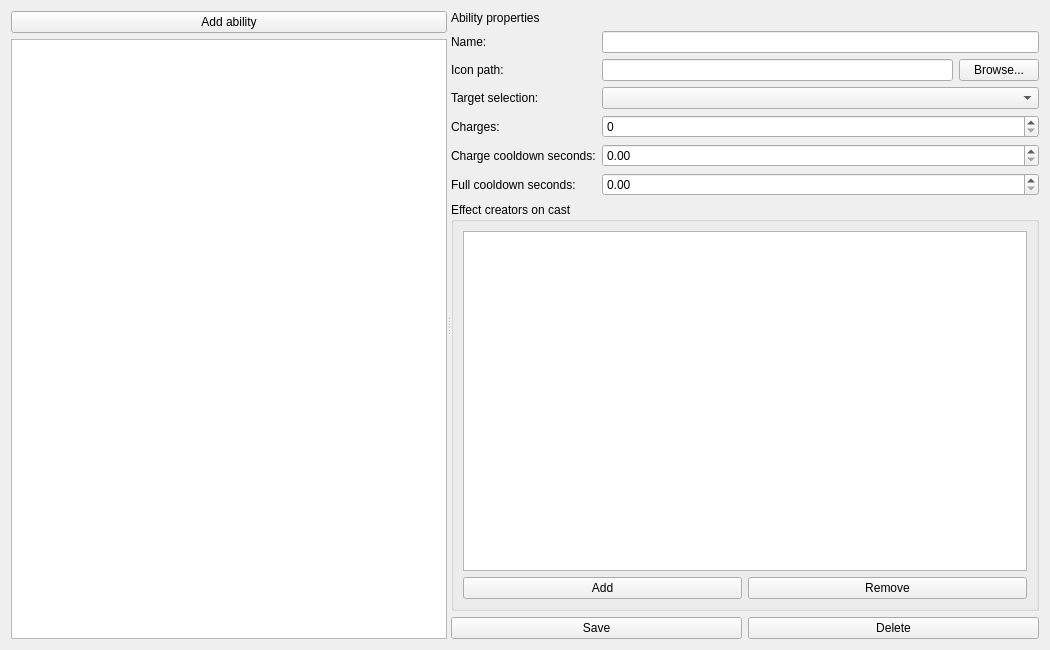
<?xml version="1.0" encoding="UTF-8"?>
<ui version="4.0">
 <class>AbilityEditor</class>
 <widget class="QWidget" name="AbilityEditor">
  <property name="geometry">
   <rect>
    <x>0</x>
    <y>0</y>
    <width>1050</width>
    <height>650</height>
   </rect>
  </property>
  <layout class="QHBoxLayout" name="horizontalLayout">
   <item>
    <widget class="QSplitter" name="splitter">
     <property name="orientation">
      <enum>Qt::Horizontal</enum>
     </property>
     <widget class="QWidget" name="leftPanel">
      <layout class="QVBoxLayout" name="leftLayout">
       <item><widget class="QPushButton" name="addAbilityButton"><property name="text"><string>Add ability</string></property></widget></item>
       <item><widget class="QListWidget" name="abilityList"/></item>
      </layout>
     </widget>
     <widget class="QWidget" name="rightPanel">
      <layout class="QVBoxLayout" name="rightLayout">
       <item><widget class="QLabel" name="editorTitle"><property name="text"><string>Ability properties</string></property></widget></item>
       <item>
        <layout class="QFormLayout" name="propertiesForm">
         <item row="0" column="0"><widget class="QLabel" name="nameLabel"><property name="text"><string>Name:</string></property></widget></item>
         <item row="0" column="1"><widget class="QLineEdit" name="nameEdit"/></item>
          <item row="1" column="0"><widget class="QLabel" name="iconPathLabel"><property name="text"><string>Icon path:</string></property></widget></item>
          <item row="1" column="1">
           <layout class="QHBoxLayout" name="iconPathLayout">
            <item><widget class="QLineEdit" name="iconPathEdit"/></item>
            <item><widget class="QPushButton" name="browseIconButton"><property name="text"><string>Browse...</string></property></widget></item>
           </layout>
          </item>
          <item row="2" column="0"><widget class="QLabel" name="targetSelectionLabel"><property name="text"><string>Target selection:</string></property></widget></item>
          <item row="2" column="1"><widget class="QComboBox" name="targetSelectionCombo"/></item>
          <item row="3" column="0"><widget class="QLabel" name="chargesLabel"><property name="text"><string>Charges:</string></property></widget></item>
          <item row="3" column="1"><widget class="QSpinBox" name="chargesSpin"/></item>
          <item row="4" column="0"><widget class="QLabel" name="chargeCooldownLabel"><property name="text"><string>Charge cooldown seconds:</string></property></widget></item>
          <item row="4" column="1"><widget class="QDoubleSpinBox" name="chargeCooldownSpin"/></item>
          <item row="5" column="0"><widget class="QLabel" name="fullCooldownLabel"><property name="text"><string>Full cooldown seconds:</string></property></widget></item>
          <item row="5" column="1"><widget class="QDoubleSpinBox" name="fullCooldownSpin"/></item>
        </layout>
       </item>
       <item>
        <widget class="QGroupBox" name="effectCreatorsGroup">
         <property name="title">
          <string>Effect creators on cast</string>
         </property>
         <layout class="QVBoxLayout" name="effectCreatorsLayout">
          <item><widget class="QListWidget" name="effectCreatorsOnCastList"/></item>
          <item>
           <layout class="QHBoxLayout" name="effectCreatorButtons">
            <item><widget class="QPushButton" name="addEffectCreatorButton"><property name="text"><string>Add</string></property></widget></item>
            <item><widget class="QPushButton" name="removeEffectCreatorButton"><property name="text"><string>Remove</string></property></widget></item>
           </layout>
          </item>
         </layout>
        </widget>
       </item>
       <item>
        <layout class="QHBoxLayout" name="bottomButtons">
         <item><widget class="QPushButton" name="saveButton"><property name="text"><string>Save</string></property></widget></item>
         <item><widget class="QPushButton" name="deleteButton"><property name="text"><string>Delete</string></property></widget></item>
        </layout>
       </item>
      </layout>
     </widget>
    </widget>
   </item>
  </layout>
 </widget>
 <resources/>
 <connections/>
</ui>
